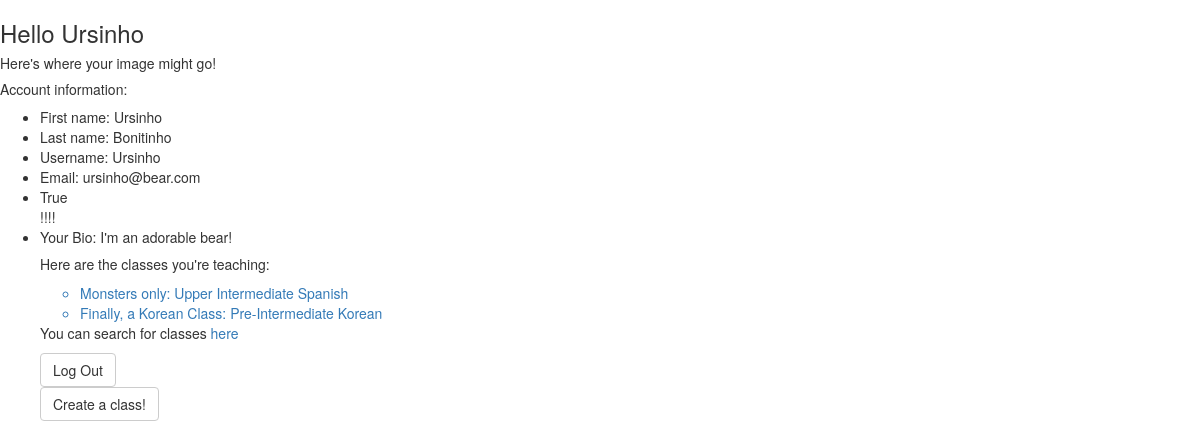
/profile/Ursinho (signed in), run on an earlier commit of the app's database.
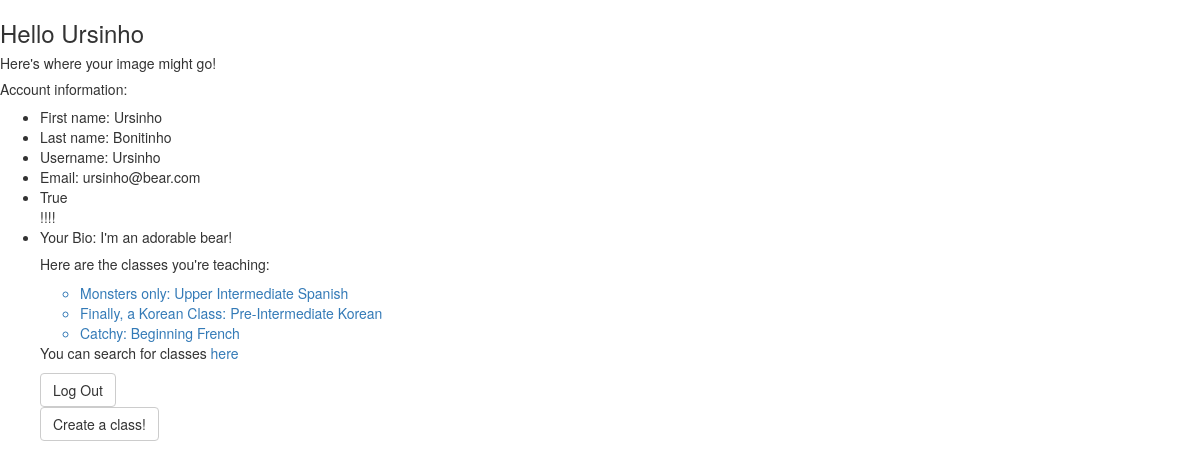
And on a later commit of the database.
### model.py (models this page shows)
class User(db.Model):
    __tablename__ = "users"
    user_id = db.Column(db.Integer, primary_key=True, autoincrement=True)
    username = db.Column(db.String(40), nullable=False)
    email = db.Column(db.String(100), nullable=False)
    password = db.Column(db.String(30), nullable=False)
    fname = db.Column(db.String(60))
    lname = db.Column(db.String(100))
    is_teacher = db.Column(db.Boolean, nullable=False)
    image = db.Column(db.String(150))
    bio = db.Column(db.String(300))
    def __repr__(self):
        return "<User user_id={} email={}>".format(self.user_id, self.email)

class Classroom(db.Model):
    __tablename__ = "classes"
    class_id = db.Column(db.Integer, autoincrement=True, primary_key=True)
    class_name = db.Column(db.String(35), nullable=False)
    language = db.Column(db.String(40), nullable=False)
    level = db.Column(db.String, nullable=False)
    cost = db.Column(db.Float, nullable=True)
    min_students = db.Column(db.Integer, nullable=False)
    max_students = db.Column(db.Integer, nullable=False)
    address = db.Column(db.String, nullable=True)
    class_days = db.Column(db.String, nullable=False)
    start_date = db.Column(db.String, nullable=False)
    end_date = db.Column(db.String, nullable=True)
    start_time = db.Column(db.String, nullable=False)
    end_time = db.Column(db.String, nullable=False)
    per_time = db.Column(db.String, nullable=False)
    def __repr__(self):
        return "<Class class_id={} language={}>".format(self.class_id, self.language)

### server.py (the view)
@app.route('/profile/<user_username>')
def profile(user_username):
    session_id = session["user_id"]
    print "session_id"
    print session_id
    user_email = db.session.query(User).filter(User.user_id == session_id).first()
    print "user_email"
    print user_email
    user_classes = db.session.query(Classroom).join(ClassUser).filter(ClassUser.user_id == session_id).all()
    print user_classes
    print "bonitinha"
    return render_template("profile.html", user_email=user_email, user_classes=user_classes)

### templates/profile.html (shortened to what this page needs)
{% extends 'base.html' %}
{% block body %}
<h3>Hello {{ user_email.fname }}</h3>
<h5>Here's where your image might go!</h5>
<h5>Account information: </h5>
<ul>
    <li>First name: {{ user_email.fname }}</li>
    <li>Last name: {{ user_email.lname }}</li>
    <li>Username: {{ user_email.username }}</li>
    <li>Email: {{ user_email.email }}</li>
    <li>{{ user_email.is_teacher }}</li>  !!!!
    <li>Your Bio: {{ user_email.bio }}</li>
{% if user_email.is_teacher == 1 %}
<h5>Here are the classes you're teaching:</h5>
{% else %}
<h5>Here are the classes you're taking:</h5>
{% endif %}
<ul id="users-classes">
{% for item in user_classes %}
    <a href="/class-info/{{ item.class_id }}"><li>{{ item.class_name }}: {{ item.level }} {{ item.language }}</li></a>
{% endfor %}
</ul>
<p>You can search for classes <a href="/search">here</a></p>
<form action='/logout'>
    <button id="logout" type="submit" class="btn btn-default">Log Out</button>
</form>
{% if user_email.is_teacher == 1 %}
<a href="/create-class"><button id="create-class" class="btn btn-default">Create a class!</button></a>
{% endif %}
{% endblock %}

### templates/base.html (shortened to what this page needs)
<!doctype html>
<html>
<head>
  <link href="https://maxcdn.bootstrapcdn.com/bootstrap/3.3.4/css/bootstrap.min.css" rel="stylesheet">
  <link href="/static/project.css" rel="stylesheet">
</head>
<body>
  {% block body %}
  {% endblock %}
  </body>
</html>

What changed in the data, as far as the page shows it:
added Classroom: class_name "Catchy", level "Beginning", language "French"
